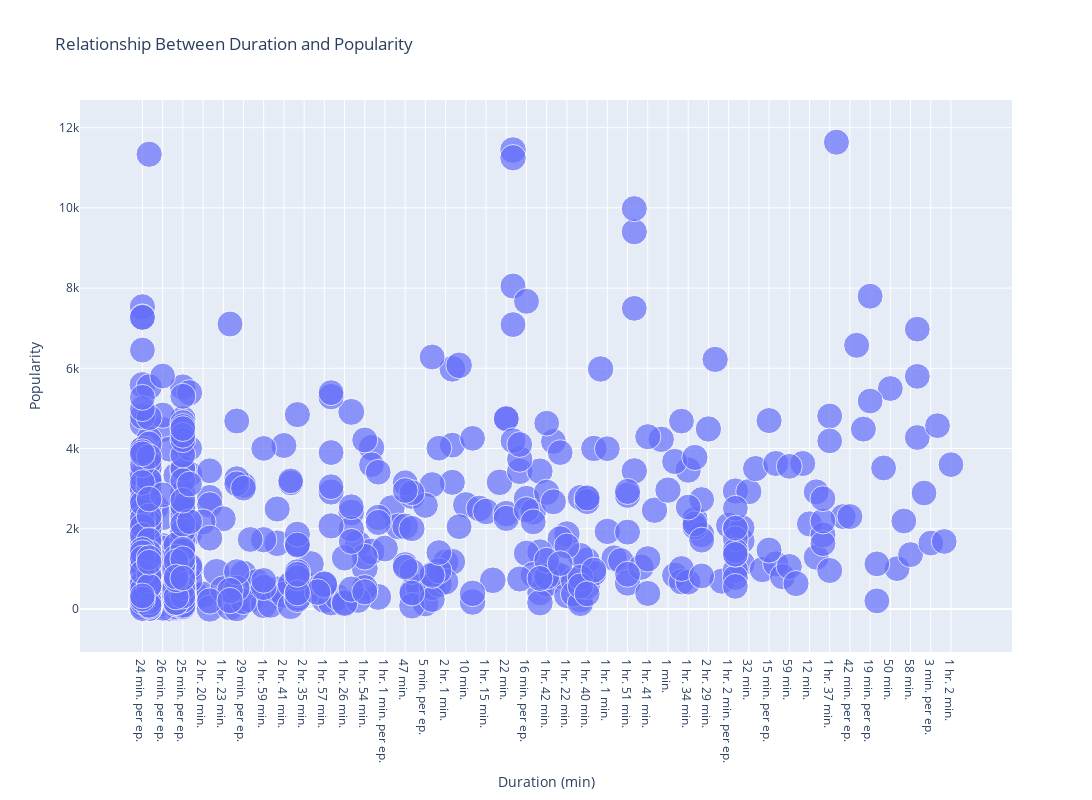

Write notebook code for a chart like this one.
### Markdown cell above
## Relationship Between Duration and Popularity

### Code cell
fig = px.scatter(data, 
                 x='Duration', 
                 y='Popularity', 
                 size='Score', 
                 title='Relationship Between Duration and Popularity', 
                 labels={'Duration': 'Duration (min)', 'Popularity': 'Popularity'}, 
                 hover_data=['Score'])
fig.update_layout(
    width=1350,  # Set the width of the chart
    height=800   # Set the height of the chart
)
# Show the chart
fig.show()

### Figure 1 — Plotly figure (JSON) as saved in the notebook; plotly's stock layout.template omitted (floating-point values rounded to 4 significant figures; data arrays with more than 128 entries replaced by an {"elided": "..."} marker saying what was removed)
{"data": [{"customdata": {"elided": "859x1 float values"}, "hovertemplate": "Duration (min)=%{x}<br>Popularity=%{y}<br>Score=%{customdata[0]}<extra></extra>", "legendgroup": "", "marker": {"color": "#636efa", "size": {"elided": "859 float values"}, "sizemode": "area", "sizeref": 0.02345, "symbol": "circle"}, "mode": "markers", "name": "", "orientation": "v", "showlegend": false, "type": "scatter", "x": {"elided": "859 str values"}, "xaxis": "x", "y": {"elided": "859 int values"}, "yaxis": "y"}], "layout": {"height": 800, "legend": {"itemsizing": "constant", "tracegroupgap": 0}, "title": {"text": "Relationship Between Duration and Popularity"}, "width": 1350, "xaxis": {"anchor": "y", "autorange": true, "domain": [0, 1], "range": [-8.683, 128.5], "title": {"text": "Duration (min)"}, "type": "category"}, "yaxis": {"anchor": "x", "autorange": true, "domain": [0, 1], "range": [-1091.0, 12710.0], "title": {"text": "Popularity"}, "type": "linear"}}}
